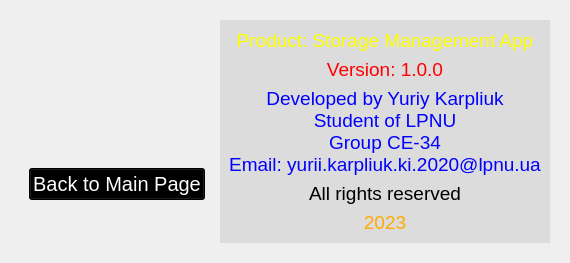
      <widget class="QWidget" name="page_6">
       <layout class="QHBoxLayout" name="horizontalLayout_24">
        <item>
         <widget class="QFrame" name="frame_31">
          <property name="frameShape">
           <enum>QFrame::NoFrame</enum>
          </property>
          <property name="frameShadow">
           <enum>QFrame::Raised</enum>
          </property>
          <property name="lineWidth">
           <number>0</number>
          </property>
          <layout class="QHBoxLayout" name="horizontalLayout_22">
           <item>
            <widget class="QFrame" name="frame_32">
             <property name="maximumSize">
              <size>
               <width>240</width>
               <height>16777215</height>
              </size>
             </property>
             <property name="frameShape">
              <enum>QFrame::NoFrame</enum>
             </property>
             <property name="frameShadow">
              <enum>QFrame::Raised</enum>
             </property>
             <property name="lineWidth">
              <number>0</number>
             </property>
             <layout class="QVBoxLayout" name="verticalLayout_16">
              <item>
               <widget class="QFrame" name="frame_35">
                <property name="frameShape">
                 <enum>QFrame::NoFrame</enum>
                </property>
                <property name="frameShadow">
                 <enum>QFrame::Raised</enum>
                </property>
                <property name="lineWidth">
                 <number>0</number>
                </property>
                <layout class="QHBoxLayout" name="horizontalLayout_25">
                 <property name="topMargin">
                  <number>0</number>
                 </property>
                 <item>
                  <widget class="QLabel" name="picture_label">
                   <property name="text">
                    <string/>
                   </property>
                   <property name="alignment">
                    <set>Qt::AlignHCenter|Qt::AlignTop</set>
                   </property>
                  </widget>
                 </item>
                </layout>
               </widget>
              </item>
              <item>
               <widget class="QFrame" name="frame_33">
                <property name="maximumSize">
                 <size>
                  <width>220</width>
                  <height>220</height>
                 </size>
                </property>
                <property name="frameShape">
                 <enum>QFrame::NoFrame</enum>
                </property>
                <property name="frameShadow">
                 <enum>QFrame::Raised</enum>
                </property>
                <property name="lineWidth">
                 <number>0</number>
                </property>
                <layout class="QHBoxLayout" name="horizontalLayout_23">
                 <property name="spacing">
                  <number>0</number>
                 </property>
                 <property name="leftMargin">
                  <number>0</number>
                 </property>
                 <property name="topMargin">
                  <number>0</number>
                 </property>
                 <property name="rightMargin">
                  <number>0</number>
                 </property>
                 <property name="bottomMargin">
                  <number>0</number>
                 </property>
                 <item>
                  <widget class="QPushButton" name="pushButton_5">
                   <property name="font">
                    <font>
                     <pointsize>15</pointsize>
                    </font>
                   </property>
                   <property name="styleSheet">
                    <string notr="true">color:white;background-color:black;</string>
                   </property>
                   <property name="text">
                    <string>Back to Main Page</string>
                   </property>
                  </widget>
                 </item>
                </layout>
               </widget>
              </item>
             </layout>
            </widget>
           </item>
           <item>
            <widget class="QFrame" name="frame_34">
             <property name="styleSheet">
              <string notr="true">background-color:rgb(220, 220, 220)
</string>
             </property>
             <property name="frameShape">
              <enum>QFrame::NoFrame</enum>
             </property>
             <property name="frameShadow">
              <enum>QFrame::Raised</enum>
             </property>
             <property name="lineWidth">
              <number>0</number>
             </property>
             <layout class="QVBoxLayout" name="verticalLayout_18">
              <item>
               <widget class="QLabel" name="label_7">
                <property name="font">
                 <font>
                  <pointsize>14</pointsize>
                 </font>
                </property>
                <property name="styleSheet">
                 <string notr="true">color:yellow;</string>
                </property>
                <property name="text">
                 <string>Product: Storage Management App</string>
                </property>
                <property name="alignment">
                 <set>Qt::AlignCenter</set>
                </property>
               </widget>
              </item>
              <item>
               <widget class="QLabel" name="label_8">
                <property name="font">
                 <font>
                  <pointsize>14</pointsize>
                 </font>
                </property>
                <property name="styleSheet">
                 <string notr="true">color:red</string>
                </property>
                <property name="text">
                 <string>Version: 1.0.0</string>
                </property>
                <property name="alignment">
                 <set>Qt::AlignCenter</set>
                </property>
               </widget>
              </item>
              <item>
               <widget class="QLabel" name="label_9">
                <property name="text">
                 <string>&lt;html&gt;&lt;head/&gt;&lt;body&gt;&lt;p align=&quot;center&quot;&gt;&lt;span style=&quot; font-size:14pt; color:#0000ff;&quot;&gt;Developed by Yuriy Karpliuk &lt;br/&gt;Student of LPNU &lt;br/&gt;Group CE-34 &lt;br/&gt;Email: yurii.karpliuk.ki.2020@lpnu.ua&lt;/span&gt;&lt;/p&gt;&lt;/body&gt;&lt;/html&gt;</string>
                </property>
                <property name="alignment">
                 <set>Qt::AlignLeading|Qt::AlignLeft|Qt::AlignVCenter</set>
                </property>
               </widget>
              </item>
              <item>
               <widget class="QLabel" name="label_10">
                <property name="styleSheet">
                 <string notr="true"/>
                </property>
                <property name="text">
                 <string>&lt;html&gt;&lt;head/&gt;&lt;body&gt;&lt;p align=&quot;center&quot;&gt;&lt;span style=&quot; font-size:14pt; color:#000000;&quot;&gt;All rights reserved&lt;/span&gt;&lt;/p&gt;&lt;/body&gt;&lt;/html&gt;</string>
                </property>
               </widget>
              </item>
              <item>
               <widget class="QLabel" name="label_11">
                <property name="text">
                 <string>&lt;html&gt;&lt;head/&gt;&lt;body&gt;&lt;p align=&quot;center&quot;&gt;&lt;span style=&quot; font-size:14pt; color:#ffaa00;&quot;&gt;2023&lt;/span&gt;&lt;/p&gt;&lt;/body&gt;&lt;/html&gt;</string>
                </property>
                <property name="alignment">
                 <set>Qt::AlignLeading|Qt::AlignLeft|Qt::AlignVCenter</set>
                </property>
               </widget>
              </item>
             </layout>
            </widget>
           </item>
          </layout>
         </widget>
        </item>
       </layout>
      </widget>
